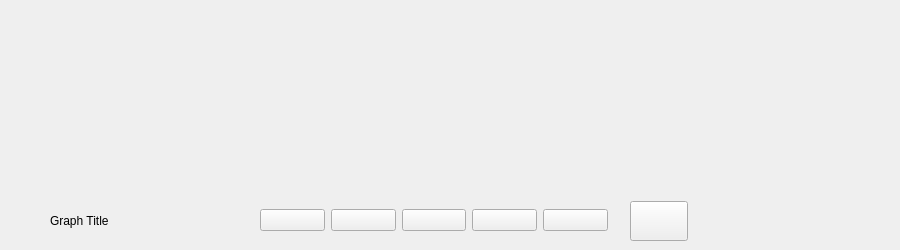
<?xml version="1.0" encoding="UTF-8"?>
<ui version="4.0">
 <class>Form</class>
 <widget class="QWidget" name="Form">
  <property name="geometry">
   <rect>
    <x>0</x>
    <y>0</y>
    <width>900</width>
    <height>250</height>
   </rect>
  </property>
  <property name="minimumSize">
   <size>
    <width>900</width>
    <height>250</height>
   </size>
  </property>
  <property name="maximumSize">
   <size>
    <width>900</width>
    <height>250</height>
   </size>
  </property>
  <property name="windowTitle">
   <string>Form</string>
  </property>
  <widget class="QLabel" name="reorder_label">
   <property name="geometry">
    <rect>
     <x>10</x>
     <y>113</y>
     <width>24</width>
     <height>24</height>
    </rect>
   </property>
   <property name="minimumSize">
    <size>
     <width>24</width>
     <height>24</height>
    </size>
   </property>
   <property name="maximumSize">
    <size>
     <width>24</width>
     <height>24</height>
    </size>
   </property>
   <property name="cursor">
    <cursorShape>OpenHandCursor</cursorShape>
   </property>
   <property name="text">
    <string/>
   </property>
   <property name="pixmap">
    <pixmap>Icons/reorder.png</pixmap>
   </property>
   <property name="scaledContents">
    <bool>true</bool>
   </property>
  </widget>
  <widget class="QWidget" name="graph_placeholder_widget" native="true">
   <property name="geometry">
    <rect>
     <x>49</x>
     <y>19</y>
     <width>841</width>
     <height>171</height>
    </rect>
   </property>
  </widget>
  <widget class="QWidget" name="horizontalLayoutWidget">
   <property name="geometry">
    <rect>
     <x>260</x>
     <y>200</y>
     <width>348</width>
     <height>41</height>
    </rect>
   </property>
   <layout class="QHBoxLayout" name="horizontalLayout">
    <item>
     <widget class="QPushButton" name="beginning_btn">
      <property name="cursor">
       <cursorShape>ArrowCursor</cursorShape>
      </property>
      <property name="text">
       <string/>
      </property>
      <property name="icon">
       <iconset>
        <normaloff>Icons/begin.png</normaloff>Icons/begin.png</iconset>
      </property>
      <property name="iconSize">
       <size>
        <width>24</width>
        <height>24</height>
       </size>
      </property>
     </widget>
    </item>
    <item>
     <widget class="QPushButton" name="fast_backward_btn">
      <property name="cursor">
       <cursorShape>ArrowCursor</cursorShape>
      </property>
      <property name="text">
       <string/>
      </property>
      <property name="icon">
       <iconset>
        <normaloff>Icons/fast-backward.png</normaloff>Icons/fast-backward.png</iconset>
      </property>
      <property name="iconSize">
       <size>
        <width>24</width>
        <height>24</height>
       </size>
      </property>
     </widget>
    </item>
    <item>
     <widget class="QPushButton" name="play_pause_btn">
      <property name="cursor">
       <cursorShape>ArrowCursor</cursorShape>
      </property>
      <property name="text">
       <string/>
      </property>
      <property name="icon">
       <iconset>
        <normaloff>Icons/play.png</normaloff>Icons/play.png</iconset>
      </property>
      <property name="iconSize">
       <size>
        <width>24</width>
        <height>24</height>
       </size>
      </property>
     </widget>
    </item>
    <item>
     <widget class="QPushButton" name="fast_forward_btn">
      <property name="cursor">
       <cursorShape>ArrowCursor</cursorShape>
      </property>
      <property name="text">
       <string/>
      </property>
      <property name="icon">
       <iconset>
        <normaloff>Icons/fast-forward.png</normaloff>Icons/fast-forward.png</iconset>
      </property>
      <property name="iconSize">
       <size>
        <width>24</width>
        <height>24</height>
       </size>
      </property>
     </widget>
    </item>
    <item>
     <widget class="QPushButton" name="end_btn">
      <property name="cursor">
       <cursorShape>ArrowCursor</cursorShape>
      </property>
      <property name="text">
       <string/>
      </property>
      <property name="icon">
       <iconset>
        <normaloff>Icons/end.png</normaloff>Icons/end.png</iconset>
      </property>
      <property name="iconSize">
       <size>
        <width>24</width>
        <height>24</height>
       </size>
      </property>
     </widget>
    </item>
   </layout>
  </widget>
  <widget class="QPushButton" name="zoom_btn">
   <property name="geometry">
    <rect>
     <x>630</x>
     <y>201</y>
     <width>58</width>
     <height>40</height>
    </rect>
   </property>
   <property name="cursor">
    <cursorShape>ArrowCursor</cursorShape>
   </property>
   <property name="text">
    <string/>
   </property>
   <property name="icon">
    <iconset>
     <normaloff>Icons/zoom.png</normaloff>Icons/zoom.png</iconset>
   </property>
   <property name="iconSize">
    <size>
     <width>24</width>
     <height>24</height>
    </size>
   </property>
  </widget>
  <widget class="QLabel" name="graph_title_label">
   <property name="geometry">
    <rect>
     <x>50</x>
     <y>200</y>
     <width>161</width>
     <height>41</height>
    </rect>
   </property>
   <property name="styleSheet">
    <string notr="true">font: 25pt &quot;Helvetica Neue&quot;;</string>
   </property>
   <property name="text">
    <string>Graph Title</string>
   </property>
  </widget>
 </widget>
 <resources/>
 <connections/>
</ui>
